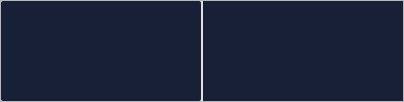
                <widget class="QFrame" name="Result_QF">
                 <property name="styleSheet">
                  <string notr="true"/>
                 </property>
                 <property name="frameShape">
                  <enum>QFrame::StyledPanel</enum>
                 </property>
                 <property name="frameShadow">
                  <enum>QFrame::Raised</enum>
                 </property>
                 <layout class="QVBoxLayout" name="verticalLayout_16">
                  <property name="spacing">
                   <number>0</number>
                  </property>
                  <property name="leftMargin">
                   <number>0</number>
                  </property>
                  <property name="topMargin">
                   <number>0</number>
                  </property>
                  <property name="rightMargin">
                   <number>0</number>
                  </property>
                  <property name="bottomMargin">
                   <number>0</number>
                  </property>
                  <item>
                   <widget class="QSplitter" name="splitter">
                    <property name="styleSheet">
                     <string notr="true">#splitter::handle{background: 1px solid  rgba(200, 200, 200,100);}</string>
                    </property>
                    <property name="orientation">
                     <enum>Qt::Horizontal</enum>
                    </property>
                    <property name="handleWidth">
                     <number>2</number>
                    </property>
                    <widget class="QLabel" name="pre_video">
                     <property name="minimumSize">
                      <size>
                       <width>200</width>
                       <height>100</height>
                      </size>
                     </property>
                     <property name="styleSheet">
                      <string notr="true">background-color: rgb(24, 32, 55);
border-radius:2px</string>
                     </property>
                     <property name="text">
                      <string/>
                     </property>
                     <property name="alignment">
                      <set>Qt::AlignCenter</set>
                     </property>
                    </widget>
                    <widget class="QLabel" name="res_video">
                     <property name="minimumSize">
                      <size>
                       <width>200</width>
                       <height>100</height>
                      </size>
                     </property>
                     <property name="styleSheet">
                      <string notr="true">background-color: rgb(24, 32, 55);</string>
                     </property>
                     <property name="text">
                      <string/>
                     </property>
                     <property name="alignment">
                      <set>Qt::AlignCenter</set>
                     </property>
                    </widget>
                   </widget>
                  </item>
                 </layout>
                </widget>
